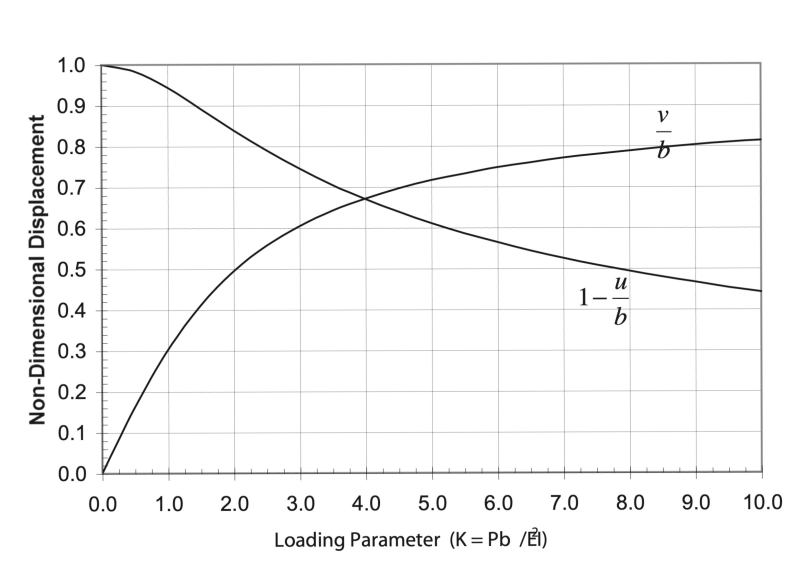
#> input picture AutoChart/auto_chart/original_image.jpg, 2382 x 1736 px (shown at 1/3 size)
$ python -i similarity_metrics.py   (imports and definitions only)
#> lines starting #> are read from the running program, lines starting #| are printed output that depends on the picture; after the words box and inside, x2 and y2 are one past the last pixel; in counts of white or black regions, pixels touching at a corner belong together
#> further down, picture is the input picture: shape (1736, 2382, 3); min 12, max 255, mean 248
import numpy as np
import cv2
#from skimage.metrics import structural_similarity as ssim
#from skimage.feature import match_template
from scipy.spatial.distance import euclidean
from sklearn.metrics import mean_squared_error
import matplotlib.pyplot as plt
from typing import List, Tuple, Dict
import json

class AdvancedGraphSimilarity:
    """Advanced similarity metrics specifically designed for graph comparison"""

    def __init__(self):
        self.weight_structural = 0.4
        self.weight_visual = 0.3
        self.weight_data = 0.3

    # [128 lines left out: functions comprehensive_similarity, structural_similarity, visual_feature_similarity, data_pattern_similarity, color_similarity, not called in this run]

    def extract_curve_features(self, img: np.ndarray) -> Dict:
        """Extract detailed features about curves in the graph"""
        if len(img.shape) == 3:
            gray = cv2.cvtColor(img, cv2.COLOR_BGR2GRAY)
        else:
            gray = img.copy()

        features = {}

        # Edge detection
        edges = cv2.Canny(gray, 50, 150)
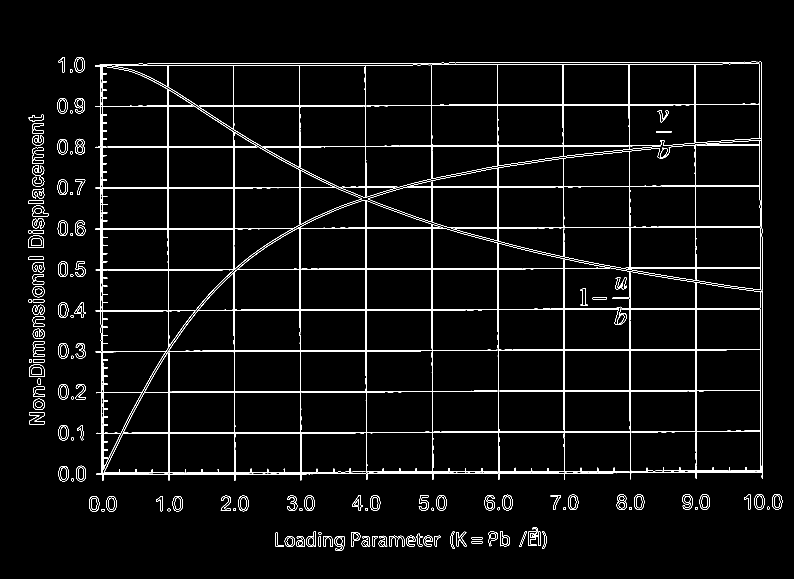
#> edges: shape (1736, 2382) (shown at 1/3 size); 2.5% white in thin lines or dots, all inside (x1, y1, x2, y2) = (85, 171, 2347, 1653)

        # Find contours (potential curves)
        contours, _ = cv2.findContours(edges, cv2.RETR_EXTERNAL, cv2.CHAIN_APPROX_SIMPLE)
#> contours = 160 contours, 31 with area under 20; largest, box (x1, y1, x2, y2) and area: (285, 185, 2289, 1443) 2173639, (85, 706, 132, 744) 1535, (87, 1093, 133, 1131) 1531, (2263, 1482, 2294, 1529) 1146, (1902, 1483, 1933, 1530) 1145

        features['num_curves'] = len(contours)
        features['curve_lengths'] = [cv2.arcLength(contour, False) for contour in contours]
        features['curve_areas'] = [cv2.contourArea(contour) for contour in contours if cv2.contourArea(contour) > 0]

        # Detect markers
        circles = cv2.HoughCircles(gray, cv2.HOUGH_GRADIENT, 1, 20,
                                 param1=50, param2=30, minRadius=1, maxRadius=10)
#> circles = [[239.5, 448.5, 8.8], [239.5, 428.5, 6.9]]
        features['num_markers'] = len(circles[0]) if circles is not None else 0

        # Analyze intensity patterns
        features['brightness_mean'] = np.mean(gray)
        features['brightness_std'] = np.std(gray)
        features['edge_density'] = np.sum(edges > 0) / edges.size

        return features

    # [27 lines left out: function compare_extracted_features, not called in this run]

class GraphCodeAnalyzer:
    """Analyze and extract information from matplotlib code"""

    # [129 lines left out: functions extract_code_features, compare_code_features, demo_similarity_analysis, not called in this run]

# [2 lines not run here, left out]

>>> import cv2
>>> picture = cv2.imread('AutoChart/auto_chart/original_image.jpg')
>>> result = AdvancedGraphSimilarity().extract_curve_features(picture)
#> result = 7 items

$ run again, on AutoChart/auto_chart/original_image2.jpg
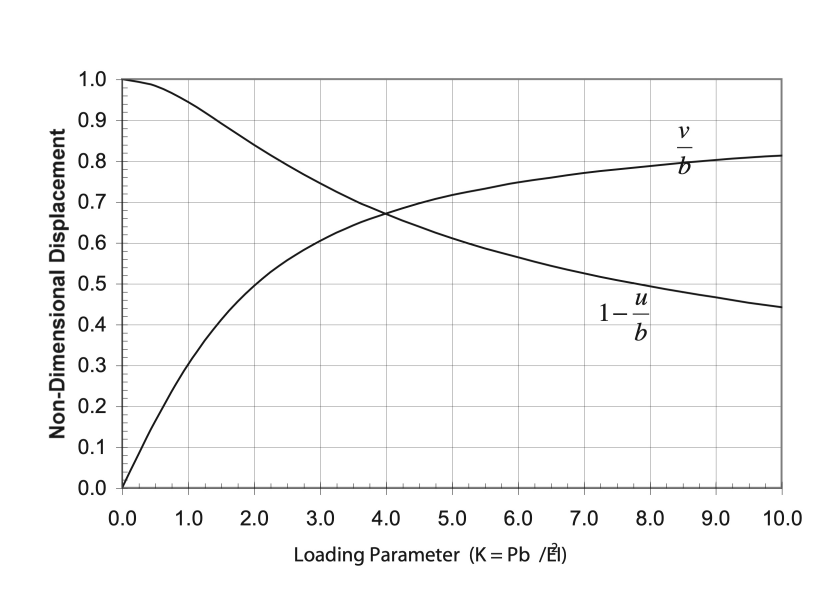
#> input picture AutoChart/auto_chart/original_image2.jpg, 2504 x 1826 px (shown at 1/3 size)
#> picture is the input picture: shape (1826, 2504, 3); min 14, max 255, mean 248.3
#> in extract_curve_features, `edges = cv2.Canny(gray, 50, 150)`:
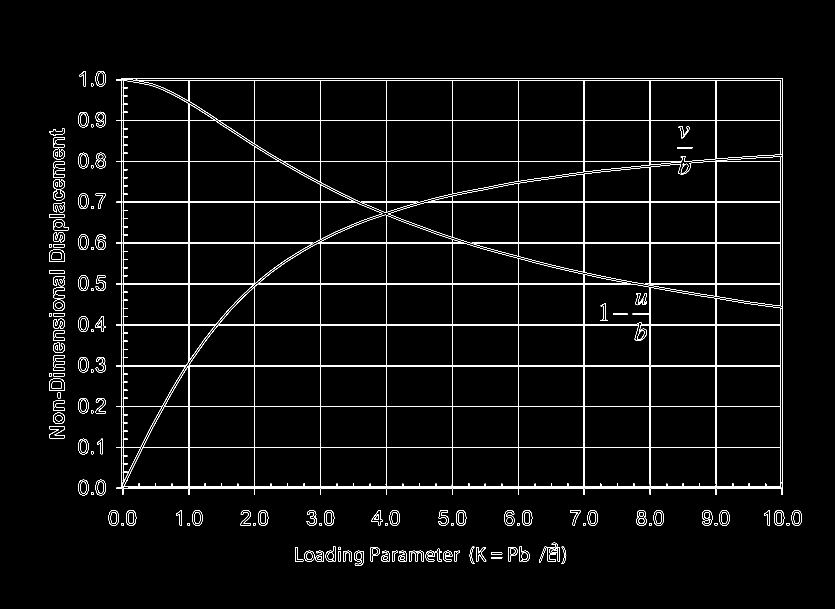
#> edges: shape (1826, 2504) (shown at 1/3 size); 2.3% white in thin lines or dots, all inside (x1, y1, x2, y2) = (147, 213, 2406, 1698)
#> contours = 203 contours, 64 with area under 20; largest, box (x1, y1, x2, y2) and area: (348, 234, 2348, 1485) 1784871, (369, 240, 1147, 1440) 330706, (147, 1134, 194, 1173) 1588, (147, 747, 194, 786) 1586, (235, 703, 266, 750) 1152
#> circles = None
#> result = 7 items
